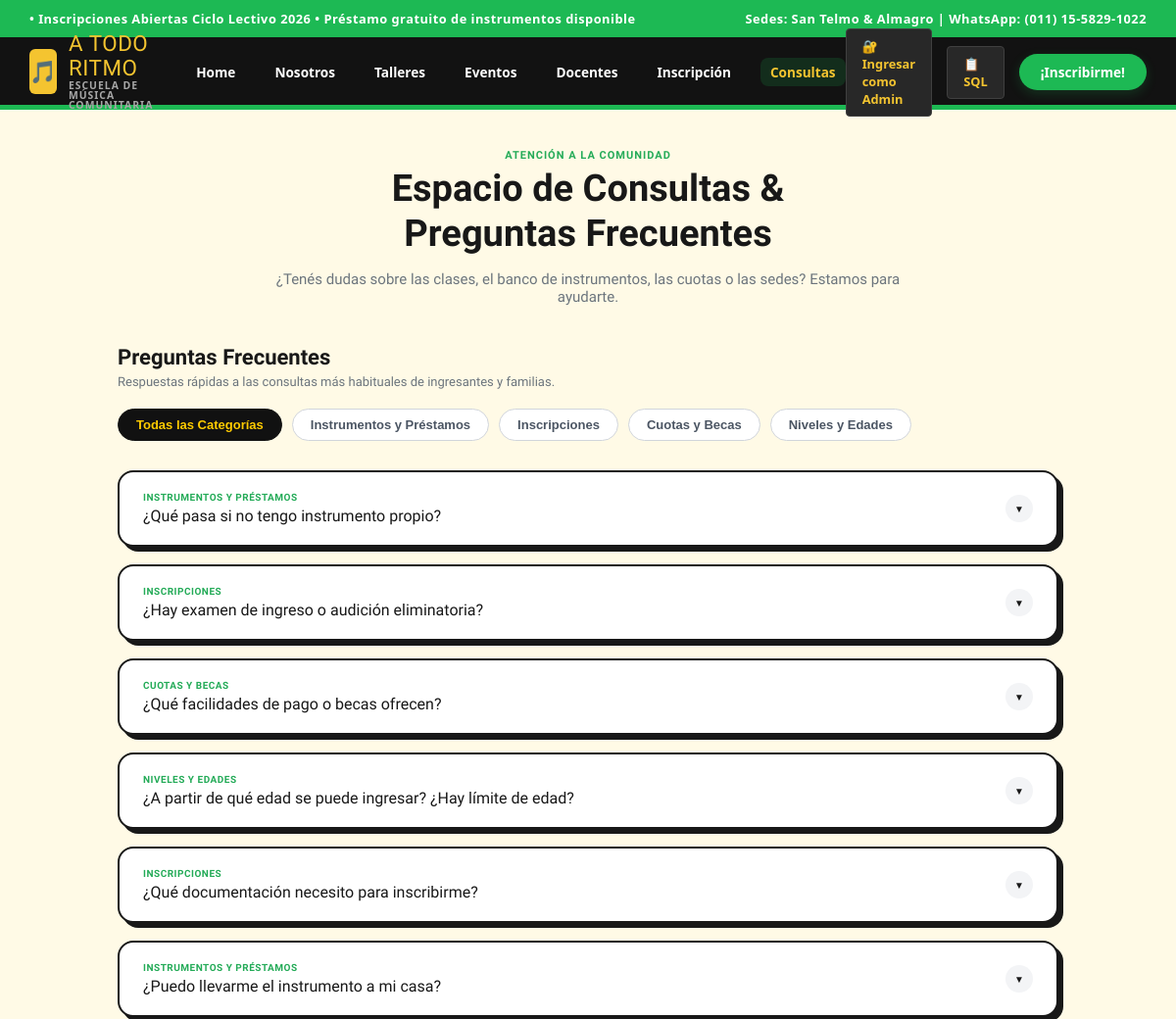
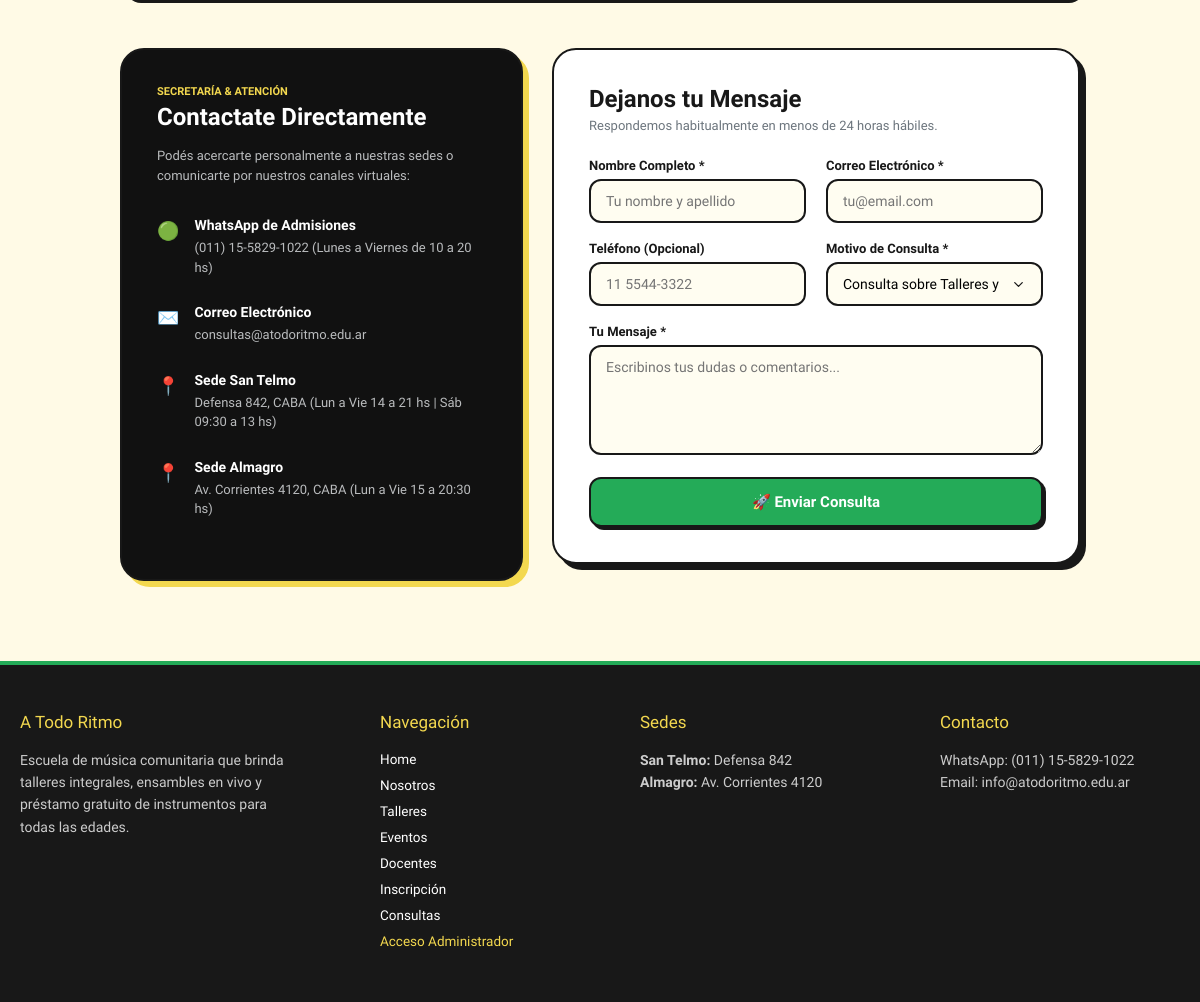
/consultas.php, run on the app's committed database (2 pictures, top to bottom).
### tables this page shows
CREATE TABLE IF NOT EXISTS preguntas_frecuentes (
    id INT AUTO_INCREMENT PRIMARY KEY,
    categoria VARCHAR(100) NOT NULL,
    pregunta VARCHAR(255) NOT NULL,
    respuesta TEXT NOT NULL,
    orden INT DEFAULT 1
);

### auth_admin.php (called while the page is built, shortened)
<?php
function adminLogueado(): bool {
    return !empty($_SESSION['admin_id']) && !empty($_SESSION['admin_usuario']);
}
function obtenerConfigPagina(PDO $pdo): array {
    static $cache = null;
    if ($cache !== null) {
        return $cache;
    }
    $cache = [];
    try {
        $stmt = $pdo->query("SELECT clave, valor FROM configuracion_pagina");
        foreach ($stmt->fetchAll(PDO::FETCH_ASSOC) as $fila) {
            $cache[$fila['clave']] = $fila['valor'];
        }
    } catch (PDOException $e) {
        $cache = [];
    }
    return $cache;
}

### consultas.php (the view, shortened to what this page needs)
<?php
require_once __DIR__ . '/conexion.php';
require_once __DIR__ . '/auth_admin.php';
$cfg = obtenerConfigPagina($pdo);
$contacto_whatsapp = $cfg['contacto_whatsapp'] ?? '(011) 15-5829-1022 (Lunes a Viernes de 10 a 20 hs)';
$contacto_email    = $cfg['contacto_email']    ?? 'consultas@atodoritmo.edu.ar';
try {
    $faqs_db = $pdo->query("SELECT * FROM preguntas_frecuentes ORDER BY orden ASC, id ASC")->fetchAll(PDO::FETCH_ASSOC);
} catch (PDOException $e) {
    $faqs_db = [];
}
?>
<!DOCTYPE html>
<html lang="es">
<head>
    <link rel="stylesheet" href="index.css">
</head>
<body>
    <?php include 'header.php'; ?>
    <div class="contenedor-consultas-full">
        <div class="encabezado-centro">
            <span class="tag-atencion">Atención a la comunidad</span>
            <h1 class="titulo-principal">Espacio de Consultas &<br>Preguntas Frecuentes</h1>
            <p class="bajada-texto">¿Tenés dudas sobre las clases, el banco de instrumentos, las cuotas o las sedes? Estamos para ayudarte.</p>
        </div>
        <section class="bloque-faqs">
            <h2 class="seccion-subtitulo">Preguntas Frecuentes</h2>
            <p class="seccion-bajada">Respuestas rápidas a las consultas más habituales de ingresantes y familias.</p>
            <div class="contenedor-filtros-faq">
                <button type="button" class="btn-filtro-faq activo">Todas las Categorías</button>
                <button type="button" class="btn-filtro-faq">Instrumentos y Préstamos</button>
                <button type="button" class="btn-filtro-faq">Inscripciones</button>
                <button type="button" class="btn-filtro-faq">Cuotas y Becas</button>
                <button type="button" class="btn-filtro-faq">Niveles y Edades</button>
            </div>
            <div class="lista-acordeones">
                <?php foreach ($faqs_db as $faq): ?>
                    <div class="faq-item" data-categoria="<?= htmlspecialchars($faq['categoria']) ?>">
                        <div class="faq-header">
                            <div>
                                <span class="faq-tag"><?= htmlspecialchars($faq['categoria']) ?></span>
                                <h3 class="faq-pregunta"><?= htmlspecialchars($faq['pregunta']) ?></h3>
                            </div>
                            <div class="faq-icon-arrow">▼</div>
                        </div>
                    </div>
                <?php endforeach; ?>
            </div>
        </section>
        <div class="grid-contacto-inferior">
            <aside class="tarjeta-contacto-negra">
                <span class="tag-secretaria">Secretaría & Atención</span>
                <h2 class="titulo-contacto-izq">Contactate Directamente</h2>
                <p class="bajada-contacto-izq">Podés acercarte personalmente a nuestras sedes o comunicarte por nuestros canales virtuales:</p>
                <div class="bloque-item-info">
                    <div class="icono-svg">🟢</div>
                    <div>
                        <strong>WhatsApp de Admisiones</strong>
                        <span><?= htmlspecialchars($contacto_whatsapp) ?></span>
                    </div>
                </div>
                <div class="bloque-item-info">
                    <div class="icono-svg">✉️</div>
                    <div>
                        <strong>Correo Electrónico</strong>
                        <span><?= htmlspecialchars($contacto_email) ?></span>
                    </div>
                </div>
                <div class="bloque-item-info">
                    <div class="icono-svg">📍</div>
                    <div>
                        <strong>Sede San Telmo</strong>
                        <span>Defensa 842, CABA (Lun a Vie 14 a 21 hs | Sáb 09:30 a 13 hs)</span>
                    </div>
                </div>
                <div class="bloque-item-info">
                    <div class="icono-svg">📍</div>
                    <div>
                        <strong>Sede Almagro</strong>
                        <span>Av. Corrientes 4120, CABA (Lun a Vie 15 a 20:30 hs)</span>
                    </div>
                </div>
            </aside>
            <section class="tarjeta-form-blanca">
                <h2 class="titulo-form-der">Dejanos tu Mensaje</h2>
                <p class="bajada-form-der">Respondemos habitualmente en menos de 24 horas hábiles.</p>
                <form action="procesar_consulta.php" method="POST">
                    <div class="fila-doble-inputs">
                        <div class="grupo-campo">
                            <label>Nombre Completo *</label>
                            <input type="text" name="nombre" class="input-atr" placeholder="Tu nombre y apellido" required>
                        </div>
                        <div class="grupo-campo">
                            <label>Correo Electrónico *</label>
                            <input type="email" name="email" class="input-atr" placeholder="tu@email.com" required>
                        </div>
                    </div>
                    <div class="fila-doble-inputs">
                        <div class="grupo-campo">
                            <label>Teléfono (Opcional)</label>
                            <input type="text" name="telefono" class="input-atr" placeholder="11 5544-3322">
                        </div>
                        <div class="grupo-campo">
                            <label>Motivo de Consulta *</label>
                            <select name="motivo" class="input-atr" required>
                                <option value="talleres">Consulta sobre Talleres y Horarios</option>
                            </select>
                        </div>
                    </div>
                    <div class="grupo-campo">
                        <label>Tu Mensaje *</label>
                        <textarea name="mensaje" class="input-atr" style="height: 110px; resize: vertical;" placeholder="Escribinos tus dudas o comentarios..." required></textarea>
                    </div>
                    <button type="submit" class="btn-enviar-atr">
                        🚀 Enviar Consulta
                    </button>
                </form>
            </section>
        </div>
    </div>
    <?php include 'footer.php'; ?>
</body>
</html>

### header.php
<?php
require_once __DIR__ . '/auth_admin.php';
$pagina_actual = basename($_SERVER['PHP_SELF'] ?? 'index.php');
$cfg_header = isset($pdo) ? obtenerConfigPagina($pdo) : [];
$barra_izq = $cfg_header['banner_superior_izq'] ?? '• Inscripciones Abiertas Ciclo Lectivo 2026 • Préstamo gratuito de instrumentos disponible';
$barra_der = $cfg_header['banner_superior_der'] ?? 'Sedes: San Telmo & Almagro | WhatsApp: (011) 15-5829-1022';
$es_admin_logueado = adminLogueado();
?>
<header id="header-escuela" class="main-header">
    <div class="top-bar">
        <span><?= htmlspecialchars($barra_izq) ?></span>
        <span><?= htmlspecialchars($barra_der) ?></span>
    </div>
    <nav class="navbar">
        <a href="index.php" class="brand">
            <div class="logo-icon">🎵</div>
            <div class="brand-text">
                <h1>A Todo Ritmo</h1>
                <p>ESCUELA DE MÚSICA COMUNITARIA</p>
            </div>
        </a>
        <ul class="nav-links">
            <li><a href="index.php" class="<?= $pagina_actual === 'index.php' ? 'active' : '' ?>">Home</a></li>
            <li><a href="nosotros.php" class="<?= $pagina_actual === 'nosotros.php' ? 'active' : '' ?>">Nosotros</a></li>
            <li><a href="talleres.php" class="<?= $pagina_actual === 'talleres.php' ? 'active' : '' ?>">Talleres</a></li>
            <li><a href="eventos.php" class="<?= $pagina_actual === 'eventos.php' ? 'active' : '' ?>">Eventos</a></li>
            <li><a href="docentes.php" class="<?= $pagina_actual === 'docentes.php' ? 'active' : '' ?>">Docentes</a></li>
            <li><a href="inscripcion.php" class="<?= $pagina_actual === 'inscripcion.php' ? 'active' : '' ?>">Inscripción</a></li>
            <li><a href="consultas.php" class="<?= $pagina_actual === 'consultas.php' ? 'active' : '' ?>">Consultas</a></li>
        </ul>
        <div class="nav-actions">
            <a href="<?= $es_admin_logueado ? 'admin.php' : 'login.php' ?>" class="btn-sql" title="Ingresar como Administrador">
                <?= $es_admin_logueado ? '⚙ Panel Admin' : '🔐 Ingresar como Admin' ?>
            </a>
            <a href="sql.php" class="btn-sql">📋 SQL</a>
            <a href="inscripcion.php" class="btn-enroll">¡Inscribirme!</a>
        </div>
    </nav>
</header>

### footer.php (shortened to what this page needs)
<footer id="footer-escuela">
    <div class="footer-grid">
        <div class="footer-col">
            <h4>A Todo Ritmo</h4>
            <p>Escuela de música comunitaria que brinda talleres integrales, ensambles en vivo y préstamo gratuito de instrumentos para todas las edades.</p>
        </div>
        <div class="footer-col">
            <h4>Navegación</h4>
            <ul>
                <li><a href="index.php">Home</a></li>
                <li><a href="nosotros.php">Nosotros</a></li>
                <li><a href="talleres.php">Talleres</a></li>
                <li><a href="eventos.php">Eventos</a></li>
                <li><a href="docentes.php">Docentes</a></li>
                <li><a href="inscripcion.php">Inscripción</a></li>
                <li><a href="consultas.php">Consultas</a></li>
                <li><a href="login.php" style="color:#F3D84F !important;">Acceso Administrador</a></li>
            </ul>
        </div>
        <div class="footer-col">
            <h4>Sedes</h4>
            <p><strong>San Telmo:</strong> Defensa 842<br>
               <strong>Almagro:</strong> Av. Corrientes 4120</p>
        </div>
        <div class="footer-col">
            <h4>Contacto</h4>
            <p>WhatsApp: (011) 15-5829-1022<br>
               Email: info@atodoritmo.edu.ar</p>
        </div>
    </div>
</footer>

### footer.php (style rules this page uses)
#footer-escuela { background-color: #181818 !important; color: #FFFAE6 !important; border-top: 4px solid #24AB58 !important; margin-top: 80px !important; width: 100% !important; padding: 45px 0 !important; min-height: 240px !important; box-sizing: border-box !important; overflow: hidden !important; }
#footer-escuela * { box-sizing: border-box !important; padding: 0 !important; margin: 0 !important; }
#footer-escuela .footer-grid { max-width: 1200px !important; width: 100% !important; margin: 0 auto !important; padding: 0 20px !important; display: grid !important; grid-template-columns: 280px 180px 220px 240px !important; justify-content: space-between !important; align-items: start !important; gap: 24px !important; }
#footer-escuela .footer-col { display: block !important; }
#footer-escuela .footer-col h4, #footer-escuela .footer-grid .footer-col h4 { font-family: 'Carter One', cursive !important; color: #F3D84F !important; font-size: 17px !important; font-weight: normal !important; line-height: 24px !important; margin-bottom: 15px !important; }
#footer-escuela .footer-col p, #footer-escuela .footer-grid .footer-col p, #footer-escuela .footer-col strong { font-family: 'Mukta', Arial, Helvetica, sans-serif !important; font-size: 14px !important; line-height: 1.6 !important; color: #cccccc !important; margin-bottom: 10px !important; }
#footer-escuela .footer-col ul { list-style: none !important; }
#footer-escuela .footer-col ul li { margin-bottom: 6px !important; }
#footer-escuela .footer-col ul li a, #footer-escuela .footer-grid .footer-col ul li a { font-family: 'Mukta', Arial, Helvetica, sans-serif !important; font-size: 13.5px !important; line-height: 20px !important; color: #ffffff !important; text-decoration: none !important; }

### data on the page
preguntas_frecuentes: categoria "INSTRUMENTOS Y PRÉSTAMOS", pregunta "¿Qué pasa si no tengo instrumento propio?"
preguntas_frecuentes: categoria "INSCRIPCIONES", pregunta "¿Hay examen de ingreso o audición eliminatoria?"
preguntas_frecuentes: categoria "CUOTAS Y BECAS", pregunta "¿Qué facilidades de pago o becas ofrecen?"
preguntas_frecuentes: categoria "NIVELES Y EDADES", pregunta "¿A partir de qué edad se puede ingresar? ¿Hay límite de edad?"
preguntas_frecuentes: categoria "INSCRIPCIONES", pregunta "¿Qué documentación necesito para inscribirme?"
preguntas_frecuentes: categoria "INSTRUMENTOS Y PRÉSTAMOS", pregunta "¿Puedo llevarme el instrumento a mi casa?"

### other printed values
$barra_izq "• Inscripciones Abiertas Ciclo Lectivo 2026 • Préstamo gratuito de instrumentos disponible"
$barra_der "Sedes: San Telmo & Almagro | WhatsApp: (011) 15-5829-1022"
$contacto_whatsapp "(011) 15-5829-1022 (Lunes a Viernes de 10 a 20 hs)"
$contacto_email "consultas@atodoritmo.edu.ar"
